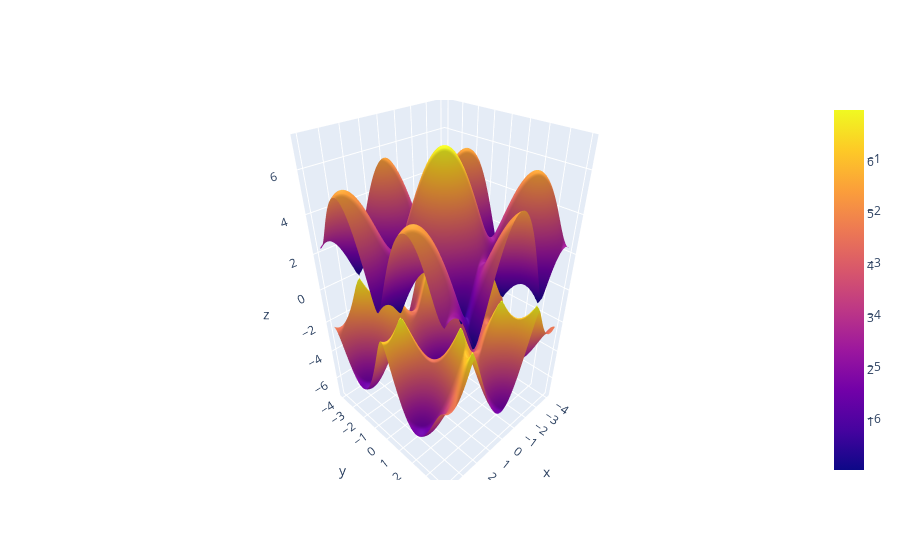

The cell this chart's notebook holds for it:
### Code cell
go.Figure(data = [go.Surface(x=x, y=y, z=Z),
    go.Surface(x=x, y=y, z=-Z)])

### Figure 1 — Plotly figure (JSON) as saved in the notebook; plotly's stock layout.template omitted (floating-point values rounded to 4 significant figures; data arrays with more than 128 entries replaced by an {"elided": "..."} marker saying what was removed)
{"data": [{"type": "surface", "x": {"elided": "100x100 float values"}, "y": {"elided": "100x100 float values"}, "z": {"elided": "100x100 float values"}}, {"type": "surface", "x": {"elided": "100x100 float values"}, "y": {"elided": "100x100 float values"}, "z": {"elided": "100x100 float values"}}], "layout": {}}
